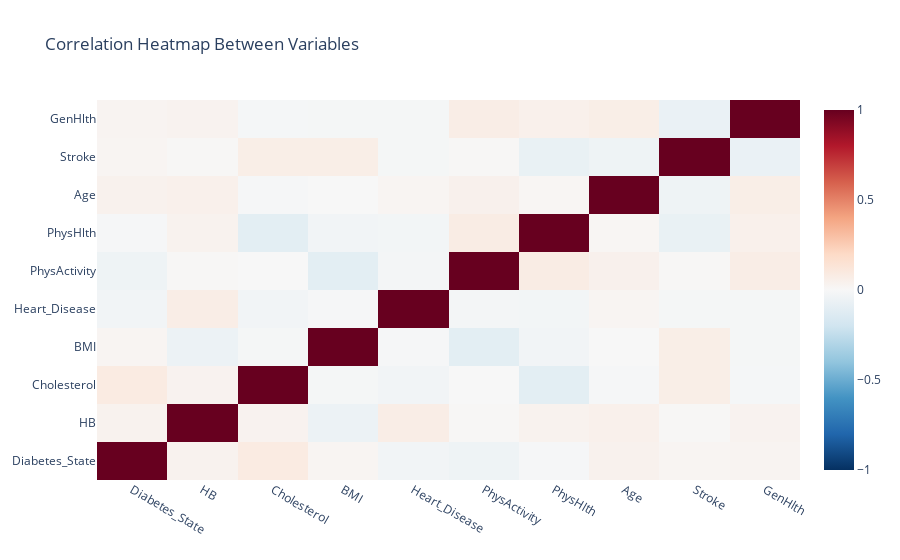

Notebook code for this chart:
### Markdown cell above
## 4. Heatmap of correlation matrix

### Code cell
# 4. Heatmap of correlation matrix
correlation = df.drop(['ID', 'Gender'], axis=1).corr()
fig4 = go.Figure(data=go.Heatmap(
                z=correlation.values,
                x=correlation.columns,
                y=correlation.columns,
                colorscale='RdBu_r',
                zmid=0))
fig4.update_layout(title="Correlation Heatmap Between Variables")

### Figure 1 — Plotly figure (JSON) as saved in the notebook; plotly's stock layout.template omitted (floating-point values rounded to 4 significant figures)
{"data": [{"colorscale": [[0, "rgb(5,48,97)"], [0.1, "rgb(33,102,172)"], [0.2, "rgb(67,147,195)"], [0.3, "rgb(146,197,222)"], [0.4, "rgb(209,229,240)"], [0.5, "rgb(247,247,247)"], [0.6, "rgb(253,219,199)"], [0.7, "rgb(244,165,130)"], [0.8, "rgb(214,96,77)"], [0.9, "rgb(178,24,43)"], [1, "rgb(103,0,31)"]], "type": "heatmap", "x": ["Diabetes_State", "HB", "Cholesterol", "BMI", "Heart_Disease", "PhysActivity", "PhysHlth", "Age", "Stroke", "GenHlth"], "y": ["Diabetes_State", "HB", "Cholesterol", "BMI", "Heart_Disease", "PhysActivity", "PhysHlth", "Age", "Stroke", "GenHlth"], "z": [[1.0, 0.03857, 0.08546, 0.02205, -0.0326, -0.04831, -0.01213, 0.03994, 0.01894, 0.02596], [0.03857, 1.0, 0.03487, -0.05963, 0.07039, 0.008925, 0.03911, 0.05164, 0.008805, 0.03219], [0.08546, 0.03487, 1.0, -0.01526, -0.03174, -0.000359, -0.1041, -0.009473, 0.06597, -0.01341], [0.02205, -0.05963, -0.01526, 1.0, -0.009594, -0.1053, -0.03247, -0.002475, 0.06537, -0.01489], [-0.0326, 0.07039, -0.03174, -0.009594, 1.0, -0.01961, -0.02638, 0.02127, -0.01434, -0.01481], [-0.04831, 0.008925, -0.000359, -0.1053, -0.01961, 1.0, 0.07723, 0.04662, 0.006571, 0.07016], [-0.01213, 0.03911, -0.1041, -0.03247, -0.02638, 0.07723, 1.0, 0.01679, -0.07203, 0.05146], [0.03994, 0.05164, -0.009473, -0.002475, 0.02127, 0.04662, 0.01679, 1.0, -0.04731, 0.06546], [0.01894, 0.008805, 0.06597, 0.06537, -0.01434, 0.006571, -0.07203, -0.04731, 1.0, -0.0665], [0.02596, 0.03219, -0.01341, -0.01489, -0.01481, 0.07016, 0.05146, 0.06546, -0.0665, 1.0]], "zmid": 0}], "layout": {"title": {"text": "Correlation Heatmap Between Variables"}}}
